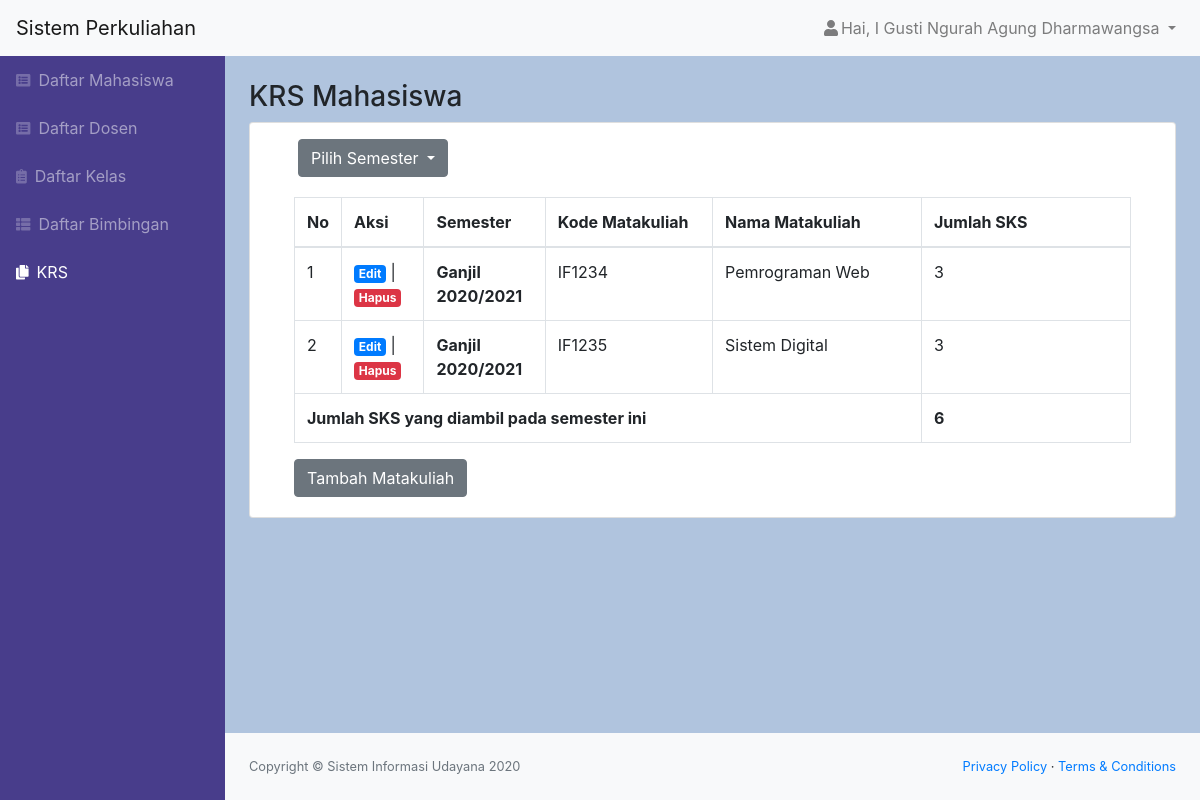
The page /krs.php (signed in) on the database its author committed.
### tables this page shows
CREATE TABLE `krs` (
  `id_krs` int(11) NOT NULL,
  `semester` varchar(25) NOT NULL,
  `id_mahasiswa` int(11) NOT NULL,
  `id_mk` int(11) NOT NULL
);

CREATE TABLE `matakuliah` (
  `id_mk` int(11) NOT NULL,
  `kode_mk` char(6) NOT NULL,
  `matakuliah` varchar(100) NOT NULL,
  `sks` int(11) NOT NULL
);

### krs.php (the view, shortened to what this page needs)
<?php
include "function.php";
$nama = $_SESSION['nama'];
$role = $_SESSION['role'];
$id = $_SESSION['id'];
$queryKRS = mysqli_query($koneksi, "SELECT * FROM krs INNER JOIN matakuliah ON krs.id_mk=matakuliah.id_mk WHERE krs.id_mahasiswa='$id'");
if (isset($_GET['semester'])) {
    $semester = $_GET['semester'];
    $default = false;
    $queryKRS = mysqli_query($koneksi, "SELECT * FROM krs INNER JOIN matakuliah ON krs.id_mk=matakuliah.id_mk WHERE krs.id_mahasiswa='$id' AND semester = '$semester'");
} else {
    $default = true;
    $queryKRS = mysqli_query($koneksi, "SELECT * FROM krs INNER JOIN matakuliah ON krs.id_mk=matakuliah.id_mk WHERE krs.id_mahasiswa='$id'");
}
?>
<!DOCTYPE html>
<html lang="en">
    <head>
        <link href="css/styles.css" rel="stylesheet" />
        <link href="https://cdn.datatables.net/1.10.20/css/dataTables.bootstrap4.min.css" rel="stylesheet" />
    </head>
    <body class="sb-nav-fixed">
        <nav class="sb-topnav navbar navbar-expand navbar-light bg-light">
            <a class="navbar-brand" href="index.html">Sistem Perkuliahan</a>
            <ul class="navbar-nav ml-auto">
                <li class="nav-item dropdown">
                    <a class="nav-link dropdown-toggle" id="userDropdown" href="#" role="button" data-toggle="dropdown" aria-haspopup="true" aria-expanded="false"><i class="fas fa-user fa-fw"></i>Hai, <?= $nama; ?> </a>
                </li>
            </ul>
        </nav>
        <div id="layoutSidenav">
            <div id="layoutSidenav_nav">
                <nav class="sb-sidenav accordion sb-sidenav-dark" id="sidenavAccordion">
                    <div class="sb-sidenav-menu">
                        <div class="nav">
                            <a class="nav-link" href="mahasiswa.php"
                                ><div class="sb-nav-link-icon"><i class="fas fa-list-alt"></i></div>
                                Daftar Mahasiswa</a
                            >
                            <a class="nav-link" href="dosen.php"
                                ><div class="sb-nav-link-icon"><i class="fas fa-list-alt"></i></div>
                                Daftar Dosen</a
                            >
                            <a class="nav-link" href="kelas.php"
                                ><div class="sb-nav-link-icon"><i class="fas fa-clipboard-list"></i></div>
                                Daftar Kelas</a
                            >
                            <a class="nav-link" href="bimbingan.php"
                                ><div class="sb-nav-link-icon"><i class="fas fa-th-list"></i></div>
                                Daftar Bimbingan</a
                            >
                            <?php if($role == "1") { ?>
                            <a class="nav-link active" href="krs.php"
                                ><div class="sb-nav-link-icon"><i class="fas fa-copy"></i></div>
                                KRS</a>
                            <?php } ?>
                        </div>
                    </div>
                </nav>
            </div>
            <div id="layoutSidenav_content">
                <main>
                    <div class="container-fluid">
                        <h3 class="mt-4">KRS Mahasiswa</h3>
                        <div class="card mb-4">
                        <?php if($role == "1") { ?>
                        <div class="dropdown mt-3 px-4 ml-4">
                            <button class="btn btn-secondary dropdown-toggle" type="button" id="dropdownMenuButton" data-toggle="dropdown" aria-haspopup="true" aria-expanded="false">
                                Pilih Semester
                            </button>
                        </div>
                        <?php } ?>
                            <div class="card-body">
                                <div class="table-responsive">
                                    <div class="container">
                                    <table class="table table-bordered" id="dataTable" width="100%" cellspacing="0">
                                        <thead>
                                            <tr>
                                                <th class="col-sm-1" style="width: 5%;">No</th>
                                                <th>Aksi</th>
                                                <?php if ($default == true) : ?>
                                                    <th>Semester</th>
                                                <?php endif ?>
                                                <th class="col-sm-3" style="width: 20%;">Kode Matakuliah</th>
                                                <th class=" col-sm-3" style="width: 50%;">Nama Matakuliah</th>
                                                <th class=" col-sm-3">Jumlah SKS</th>
                                            </tr>
                                        </thead>
                                        <tbody>
                                            <?php $i = 1; ?>
                                            <?php $sum = 0; ?>
                                            <?php while ($data = mysqli_fetch_assoc($queryKRS)) { ?>
                                                <tr>
                                                    <td><?= $i; ?></td>
                                                    <td><a href="edit_krs.php?id_krs=<?= $data['id_krs']; ?>" class="badge badge-primary ">Edit</a> | <a href="function.php?act=hapusKRS&id_krs=<?= $data['id_krs']; ?>" onclick="return confirm('Yakin ingin menghapus KRS?');" class="badge badge-danger ">Hapus</a></td>
                                                    <?php if ($default == true) : ?>
                                                        <th><?= $data['semester'] ?></th>
                                                    <?php endif ?>
                                                    <td><?= $data['kode_mk']; ?></>
                                                    <td><?= $data['matakuliah']; ?></td>
                                                    <?php $sum += $data['sks']; ?>
                                                    <td><?= $data['sks']; ?></td>
                                                </tr>
                                                <?php $i++; ?>
                                            <?php } ?>
                                        </tbody>
                                        <tfoot>
                                            <?php
                                            $colspan = 4;
                                            if ($default == true)
                                                $colspan = 5;
                                            ?>
                                            <th colspan="<?= $colspan ?>">Jumlah SKS yang diambil pada semester ini</th>
                                            <?php if (isset($sum)) { ?>
                                                <th><?= $sum; ?></th>
                                            <?php } ?>
                                        </tfoot>
                                    </table>
                                    </div>
                                    <?php if($role == "1") { ?>
                                    <div class="tambah ml-4">
                                        <a href="krs_tambah.php" class="btn btn-secondary">Tambah Matakuliah</a>
                                    </div>
                                    <?php } ?>
                                </div>
                            </div>
                        </div>
                </main>
                <footer class="py-4 bg-light mt-auto">
                    <div class="container-fluid">
                        <div class="d-flex align-items-center justify-content-between small">
                            <div class="text-muted">Copyright &copy; Sistem Informasi Udayana 2020</div>
                            <div>
                                <a href="#">Privacy Policy</a>
                                &middot;
                                <a href="#">Terms &amp; Conditions</a>
                            </div>
                        </div>
                    </div>
                </footer>
            </div>
        </div>
    </body>
</html>

### rows shown on the page
krs: semester "Ganjil 2020/2021", id_mk.kode_mk "IF1234", id_mk.matakuliah "Pemrograman Web", id_mk.sks "3"
krs: semester "Ganjil 2020/2021", id_mk.kode_mk "IF1235", id_mk.matakuliah "Sistem Digital", id_mk.sks "3"

### other values the page prints
$nama "I Gusti Ngurah Agung Dharmawangsa"
$sum "6"
